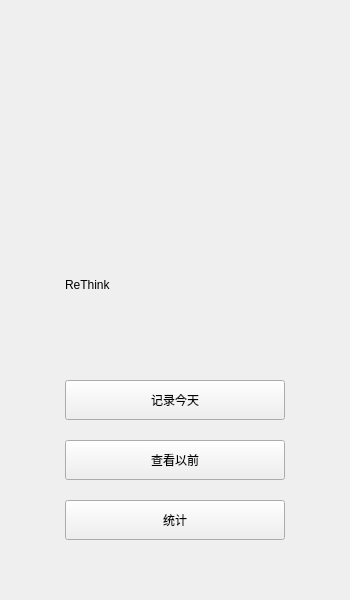
<?xml version="1.0" encoding="UTF-8"?>
<ui version="4.0">
 <class>Menu</class>
 <widget class="QMainWindow" name="Menu">
  <property name="geometry">
   <rect>
    <x>0</x>
    <y>0</y>
    <width>350</width>
    <height>600</height>
   </rect>
  </property>
  <property name="minimumSize">
   <size>
    <width>350</width>
    <height>600</height>
   </size>
  </property>
  <property name="maximumSize">
   <size>
    <width>350</width>
    <height>600</height>
   </size>
  </property>
  <property name="windowTitle">
   <string>ReThink</string>
  </property>
  <property name="styleSheet">
   <string notr="true"/>
  </property>
  <property name="iconSize">
   <size>
    <width>30</width>
    <height>30</height>
   </size>
  </property>
  <widget class="QWidget" name="centralwidget">
   <widget class="QPushButton" name="Today">
    <property name="geometry">
     <rect>
      <x>65</x>
      <y>380</y>
      <width>220</width>
      <height>40</height>
     </rect>
    </property>
    <property name="text">
     <string>记录今天</string>
    </property>
   </widget>
   <widget class="QPushButton" name="Before">
    <property name="geometry">
     <rect>
      <x>65</x>
      <y>440</y>
      <width>220</width>
      <height>40</height>
     </rect>
    </property>
    <property name="text">
     <string>查看以前</string>
    </property>
   </widget>
   <widget class="QLabel" name="Title">
    <property name="geometry">
     <rect>
      <x>65</x>
      <y>255</y>
      <width>220</width>
      <height>60</height>
     </rect>
    </property>
    <property name="styleSheet">
     <string notr="true">font: 40pt &quot;华文隶书&quot;;
background: transparent;</string>
    </property>
    <property name="text">
     <string>ReThink</string>
    </property>
   </widget>
   <widget class="QLabel" name="Logo">
    <property name="geometry">
     <rect>
      <x>70</x>
      <y>40</y>
      <width>230</width>
      <height>210</height>
     </rect>
    </property>
    <property name="text">
     <string/>
    </property>
   </widget>
   <widget class="QPushButton" name="Statistics">
    <property name="geometry">
     <rect>
      <x>65</x>
      <y>500</y>
      <width>220</width>
      <height>40</height>
     </rect>
    </property>
    <property name="text">
     <string>统计</string>
    </property>
   </widget>
  </widget>
 </widget>
 <resources/>
 <connections/>
</ui>
